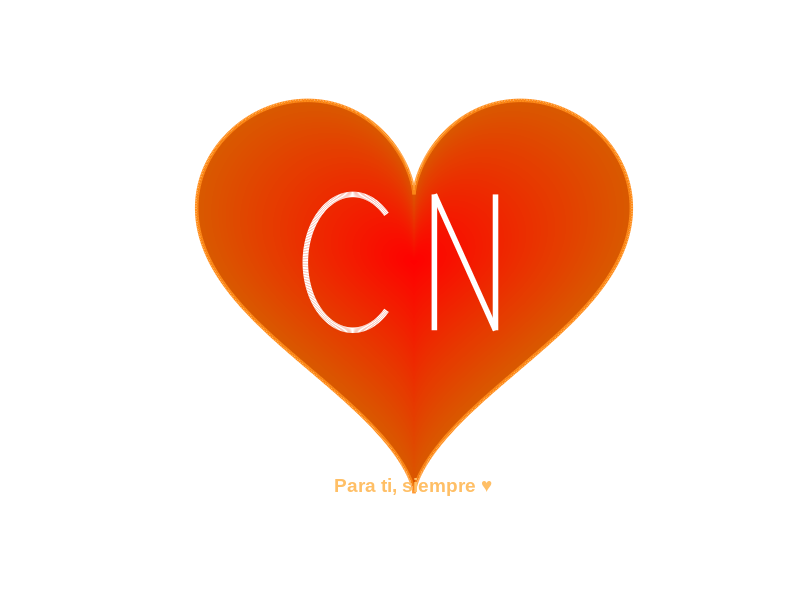

Write the MATLAB code that produced this figure.
% Corazon con las letras CN adentro
% Para mi novia <3

clear; clc; close all;

figure('Color', [0.05 0.05 0.1], 'Position', [200 100 700 650]);
ax = axes('Color', [0.05 0.05 0.1]);
hold on; axis equal; axis off;

%% --- Corazon (parametrica) ---
t = linspace(0, 2*pi, 1000);
x =  16 * sin(t).^3;
y =  13*cos(t) - 5*cos(2*t) - 2*cos(3*t) - cos(4*t);

% Relleno con gradiente naranja: varias capas
n_capas = 60;
for k = n_capas:-1:1
    scale = k / n_capas;
    r = 0.85 + 0.15*(1 - scale);   % rojo alto
    g = 0.35 * scale;               % verde medio (hace naranja)
    b = 0.0;
    fill(x*scale, y*scale, [r g b], 'EdgeColor', 'none');
end

% Borde brillante naranja
plot(x, y, 'Color', [1 0.55 0.1], 'LineWidth', 2.5);

%% --- Letras CN adentro ---
lw = 4;        % grosor de linea
col = [1 1 1]; % blanco

% ----- C -----
cx = -4.5; cy = 0; ch = 5; cw = 3.5;
ang = linspace(pi*0.25, 2*pi - pi*0.25, 200);
xc = cx + cw * cos(ang);
yc = cy + ch * sin(ang);
plot(xc, yc, 'Color', col, 'LineWidth', lw);

% ----- N -----
nx = 1.5; ny = -5; nh = 10; nw = 4.5;  % origen abajo izquierda
% Trazo izquierdo vertical
plot([nx, nx],        [ny, ny+nh], 'Color', col, 'LineWidth', lw);
% Diagonal
plot([nx, nx+nw],     [ny+nh, ny], 'Color', col, 'LineWidth', lw);
% Trazo derecho vertical
plot([nx+nw, nx+nw],  [ny, ny+nh], 'Color', col, 'LineWidth', lw);

%% --- Texto romantico ---
text(0, -16.5, 'Para ti, siempre \heartsuit', ...
    'HorizontalAlignment', 'center', ...
    'FontSize', 14, ...
    'FontWeight', 'bold', ...
    'Color', [1 0.75 0.4], ...
    'FontName', 'Arial');

xlim([-20 20]);
ylim([-20 16]);

title('', 'Color', 'w');
set(gcf, 'Name', 'Corazon para mi novia');
